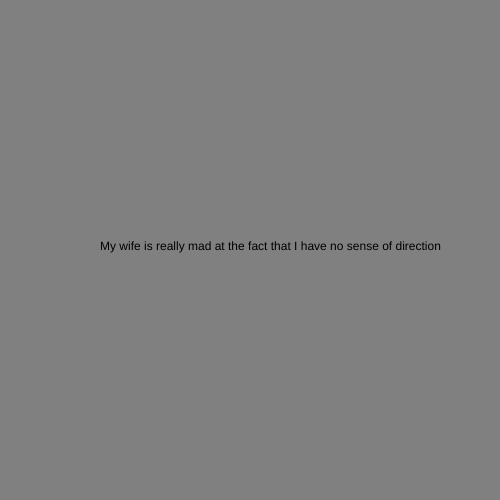
Frame 1 (no input)
Frame 60 (no input): identical to frame 1, image omitted
Frame 120 (the mouse pressed at the canvas centre since frame 60): identical to frame 1, image omitted

The p5.js sketch that drew this single still picture (run headless with seeded random() and noise() and a simulated clock; from frame 60 on, the mouse is pressed at the canvas centre):

// p5.js sketch
// ── sketch.js
let state = 0;
let timer = 0;

function setup() {
  createCanvas(500, 500);
}

function draw() {
  switch (state) {
    case 0:
      background('gray');
      text("My wife is really mad at the fact that I have no sense of direction", 100, height / 2);

      break;

    case 1:
      background('yellow');
      text("So I packed up my stuff and right.", 100, height / 2);
      break;
  }

  timer++;
  if (timer > 3 * 60) {
    timer = 0;
    state++;
    if (state > 1) state = 0;
  }
}

function mouseReleased() {
  state++;
  if (state > 1) state = 0;
}
